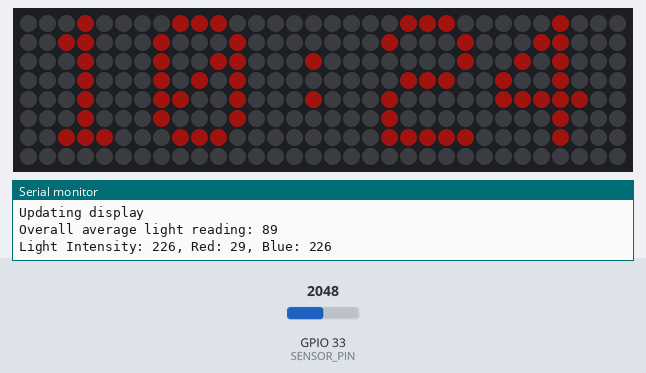
Simulated run of this program. Board: ESP32. On the bench: 32×8 RGB LED matrix (first LED top left, wired row by row), the last lines printed to the serial monitor. The test bench sets the inputs (shaded band); at power-on: GPIO 33 (SENSOR_PIN) = 2048. Dim RGB values are drawn brighter than linear; WiFi joins after 1.5 s; servers stay silent unless stated; the local clock reads 2024-03-15 10:24:30 at power-on unless the program sets it.

Above: at 4.68 s.
At 5.1 s:
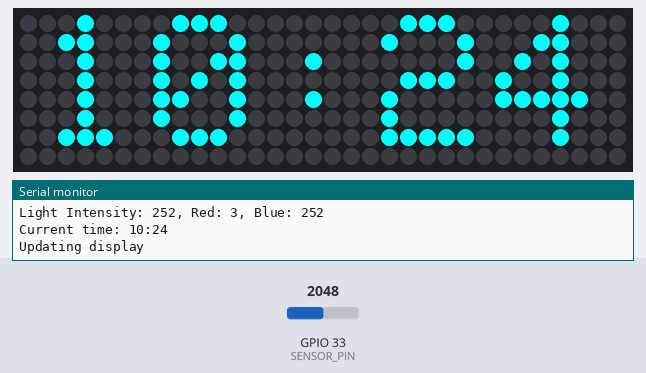
At 30.2 s:
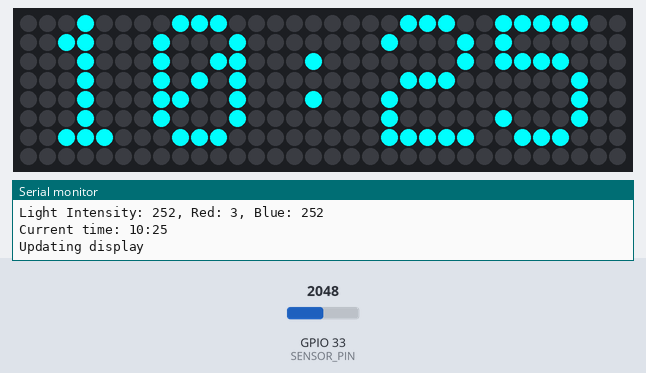

Measured:
- what the display in image 1 shows lasts 25.1 s, from 5.0 s to 30.1 s

The program:

main.cpp
```cpp
#ifndef PSTR
 #define PSTR // Make Arduino Due happy
#endif

#include "common.h"


#include "LightSensor.h"
#include "TimeNTC.h"

#include "WifiRetry.h"
#include "DisplayStuff.h"
#include "BootupAnimation.h"

#include "ErrorState.h"

#include <ArduinoOTA.h>
#include <ESPmDNS.h>

ErrorState errorState;


void lightSensorTask(void* parameter) {
    while (true) {
        Light();
        vTaskDelay(200 / portTICK_PERIOD_MS);
    }
}


    bool isWifiConnected = false;


void setup() {


    Serial.begin(115200);
    // Initialize the NeoMatrix display
    matrix.begin();
    matrix.setTextWrap(false);
    matrix.setBrightness(20); // Set the brightness to a moderate level
    //OTA();

    // Play the bootup animation
    bootupAnimation();
    // Connect to WiFi
    WiFi.begin(ssid, password);
    while (WiFi.status() != WL_CONNECTED) {
        delay(1000);
        Serial.println("Connecting to WiFi...");
    }
    Serial.println("Connected to WiFi");
    isWifiConnected = true;
    Serial.printf("IP Address: %s\n", WiFi.localIP().toString().c_str());
    // Configure time
    configTime(gmtOffset_sec, daylightOffset_sec, ntpServer);
    // Initialize the RTC
    configTime(gmtOffset_sec, daylightOffset_sec, ntpServer);
    getLocalTime(&timeinfo);
    // Load the fallback time from the RTC
    fallbackHour = timeinfo.tm_hour;
    fallbackMinute = timeinfo.tm_min;
        // Create a new task for WiFi reconnection
        xTaskCreate(
            WiFiReconnectTask,   // Function to be called
            "WiFiReconnect",     // Name of the task
            4096,                // Stack size (in words)
            NULL,                // Parameter to pass to the function
            1,                   // Priority (higher number is higher priority)
            NULL                 // Task handle (not needed in this case)
        );

        xTaskCreate(
        lightSensorTask,   // Function to be called
        "LightSensor",     // Name of the task
        4096,              // Stack size (in words)
        NULL,              // Parameter to pass to the function
        2,                 // Priority (higher number is higher priority)
        NULL               // Task handle (not needed in this case)
    );

        errorState.setErrorHandler(ErrorCode::WIFI_DISCONNECTED, [](ErrorCode code) {
        // Handle WiFi disconnection error
        Serial.println("WiFi disconnected");
    });

    errorState.setErrorHandler(ErrorCode::TIME_NOT_SYNCED, [](ErrorCode code) {
        // Handle time not synced error
        Serial.println("Time not synced");
    });


//ArduinoOTA.setPassword(OTA_PASSWORD);
//ArduinoOTA.setHostname(OTA_HOSTNAME);
ArduinoOTA.onStart([]() {
  String type;
  if (ArduinoOTA.getCommand() == U_FLASH)
    type = "sketch";
  else // U_SPIFFS
    type = "filesystem";
  // NOTE: if updating SPIFFS this would be the place to unmount SPIFFS using SPIFFS.end()
  Serial.println("Start updating " + type);
});
ArduinoOTA.onEnd([]() {
  Serial.println("\nEnd");
});
ArduinoOTA.onProgress([](unsigned int progress, unsigned int total) {
  Serial.printf("Progress: %u%%\r", (progress / (total / 100)));
});
ArduinoOTA.onError([](ota_error_t error) {
  Serial.printf("Error[%u]: ", error);
  if (error == OTA_AUTH_ERROR) Serial.println("Auth Failed");
  else if (error == OTA_BEGIN_ERROR) Serial.println("Begin Failed");
  else if (error == OTA_CONNECT_ERROR) Serial.println("Connect Failed");
  else if (error == OTA_RECEIVE_ERROR) Serial.println("Receive Failed");
  else if (error == OTA_END_ERROR) Serial.println("End Failed");
});
ArduinoOTA.begin();


  matrix.fillScreen(0); // Clear the display
}


void loop() {
    time();
    if (hour != previousHour || minute != previousMinute) {
        displayUpdateRequired = true;
        previousHour = hour;
        previousMinute = minute;
    }

    if (lightIntensity != previousLightIntensity) {
        displayUpdateRequired = true;
        previousLightIntensity = lightIntensity;
    }

    Display();
    errorState.checkForErrors();


    static unsigned long lastFallbackUpdate = 0;
    if (millis() - lastFallbackUpdate >= fallbacktimeupdate) { // Update fallback time every hour
        updateFallbackTime();
        lastFallbackUpdate = millis();


    }


    ArduinoOTA.handle();


    delay(loopdelay);
}
```

BootupAnimation.h
```cpp
#include "common.h"


void bootupAnimation() {
  // Play a simple animation with bouncing dots
  int x = 0, y = 0, dx = 1, dy = 1;
  for (int i = 0; i < 40; i++) {
    matrix.fillScreen(0);
    matrix.drawPixel(x, y, matrix.Color(128, 128, 128));
    matrix.show();
    delay(50);
    x += dx;
    y += dy;
    if (x <= 0 || x >= matrix.width() - 1) {
      dx *= -1;
    }
    if (y <= 0 || y >= matrix.height() - 1) {
      dy *= -1;
    }
  }
  // Clear the display after the animation
  matrix.fillScreen(0);
  matrix.show();
}
```

DisplayStuff.h
```cpp
#include "common.h"


int previousHour = -1;
int previousMinute = -1;
int previousBrightness = -1;
int previousLightIntensity = -1;

void Display() {
    if (displayUpdateRequired) {
        int Brightness = map(lightIntensity, 0, 255, 5, brightnessofdisplay);


            Serial.println("Updating display");

            matrix.setBrightness(Brightness);

            previousHour = hour;
            previousMinute = minute;
            previousBrightness = Brightness;

            matrix.fillScreen(0);  // Clear the screen
            matrix.setCursor(1, 0);  // Set the cursor position to the top-left corner
            matrix.setTextSize(1.175);
            matrix.setTextColor(matrix.Color(red, blue, blue));  // Set the text color

            if (!matrix.printf("%02d:%02d\n", hour, minute)) {
                // Display update failed
                Serial.println("Display update failed.");
                // Add a fallback display mechanism, such as a blinking error message
                matrix.fillScreen(0);
                matrix.setCursor(1, 0);
                matrix.setTextColor(matrix.Color(255, 0, 0));
                matrix.printf("DISP ERR\n");
                matrix.show();
            } else {
                matrix.show();  // Update the display
            }

            displayUpdateRequired = false;

    } else {
        // No update required, skip the function
        Serial.println("No display update required. Skipping function.");
    }}
```

Errorstate.h
```cpp
#ifndef ERRORSTATE_H
#define ERRORSTATE_H

#include <functional>
#include <map>

#include "common.h"

// Error codes
enum class ErrorCode {
    NONE,
    WIFI_DISCONNECTED,
    TIME_NOT_SYNCED
};

// Error handler callback type
using ErrorHandlerCallback = std::function<void(ErrorCode)>;

class ErrorState {
public:
    ErrorState() {
        // Initialize error handler callbacks
        _errorHandlers[ErrorCode::WIFI_DISCONNECTED] = nullptr;
        _errorHandlers[ErrorCode::TIME_NOT_SYNCED] = nullptr;
    }

    void checkForErrors() {
        // Check for WiFi connection
        if (WiFi.status() != WL_CONNECTED) {
            setError(ErrorCode::WIFI_DISCONNECTED);
        } else {
            clearError(ErrorCode::WIFI_DISCONNECTED);
        }

        // Check for time sync
        time_t now;
        time(&now);
        if (now < 1609459200) { // January 1, 2021
            setError(ErrorCode::TIME_NOT_SYNCED);
        } else {
            clearError(ErrorCode::TIME_NOT_SYNCED);
        }
    }

    void setErrorHandler(ErrorCode code, ErrorHandlerCallback callback) {
        _errorHandlers[code] = callback;
    }

private:
    void setError(ErrorCode code) {
        if (!_errorFlags[code]) {
            _errorFlags[code] = true;
            if (_errorHandlers[code]) {
                _errorHandlers[code](code);
            }
        }
    }

    void clearError(ErrorCode code) {
        if (_errorFlags[code]) {
            _errorFlags[code] = false;
        }
    }

    std::map<ErrorCode, bool> _errorFlags;
    std::map<ErrorCode, ErrorHandlerCallback> _errorHandlers;
};

#endif // ERRORSTATE_H
```

LightSensor.h
```cpp
// LightSensor.h


#include "common.h"


float emaAlpha = 0.15; // Smoothing factor for the EMA (between 0 and 1)
int emaAverage = 0; // Exponential moving average of the light sensor readings

int         light;
int lightHistory[LIGHT_HISTORY_SIZE];
int lightHistoryIndex = 0;


void Light() {
    int sum = 0;
    int validReadings = 0;
    static int errorCount = 0;

    for (int i = 0; i < 5; i++) { // Take 5 readings
        int rawinputlight = analogRead(SensorPin);

        if (rawinputlight < 0 || rawinputlight > 4095) { // Check if the reading is within the valid range
            errorCount++;
            // Light sensor error, use a fallback value
            emaAverage = emaAverage * (1 - emaAlpha) + 450 * emaAlpha; // Use a fallback value of 450 (mid-range)
            Serial.printf("Light sensor error, using fallback value. Error count: %d\n", errorCount);
        } else {
            sum += rawinputlight;
            validReadings++;
        }
        delay(10); // Delay to allow the sensor to stabilize
    }

     if (validReadings > 0) {
        int average = sum / validReadings;

        // Compute the exponential moving average
        emaAverage = emaAverage * (1 - emaAlpha) + average * emaAlpha;

        // Adjust the EMA factor based on the difference between the current reading and the EMA
        int difference = abs(average - emaAverage);
        if (difference > 100) { // Adjust the threshold as needed
            emaAlpha = constrain(emaAlpha + 0.01, 0.01, 0.3); // Increase the EMA factor
        } else if (difference < 50) { // Adjust the threshold as needed
            emaAlpha = constrain(emaAlpha - 0.01, 0.01, 0.3); // Decrease the EMA factor
        }

        // Add the new reading to the history
        lightHistory[lightHistoryIndex] = emaAverage;
        lightHistoryIndex = (lightHistoryIndex + 1) % LIGHT_HISTORY_SIZE;

        // Compute the average of the last 10 readings
        sum = 0;
        for (int i = 0; i < LIGHT_HISTORY_SIZE; i++) {
            sum += lightHistory[i];
        }
        int overallAverage = sum / LIGHT_HISTORY_SIZE;

        // Print the overall average light reading
        Serial.printf("Overall average light reading: %d\n", overallAverage);

        if (overallAverage > (maxreading-1)) {
            overallAverage = (maxreading-1);
        }

        lightIntensity = map(overallAverage, 0, maxreading, 0, 255);

        // Update red and blue based on lightIntensity
        red = 255 - lightIntensity;
        blue = lightIntensity;

        // Ensure the sum of red and blue is always 255
        if (red + blue > 255) {
            red = 255;
            blue = 0;
        }

        Serial.printf("Light Intensity: %d, Red: %d, Blue: %d\n", lightIntensity, red, blue);
    } else {
        // No valid readings, use the fallback value
        Serial.printf("No valid light sensor readings. Using fallback value. Error count: %d\n", errorCount);
    }
}
```

TimeNTC.h
```cpp
#include "common.h"

struct tm timeinfo;


void time() {
    static int failedAttempts = 0;
    if (getLocalTime(&timeinfo)) {
        hour = timeinfo.tm_hour;
        minute = timeinfo.tm_min;
        Serial.printf("Current time: %02d:%02d\n", hour, minute);
        failedAttempts = 0; // Reset the failed attempts counter
    } else {
        failedAttempts++;
        Serial.printf("Failed to obtain time from NTP server. Using fallback time. Failed attempts: %d\n", failedAttempts);
        hour = fallbackHour;
        minute = fallbackMinute;


    }
}


void updateFallbackTime() {
    time_t now;
    time(&now);
    struct tm* localTime = localtime(&now);
    fallbackHour = localTime->tm_hour;
    fallbackMinute = localTime->tm_min;
}
```

WifiRetry.h
```cpp
#include "common.h"


void WiFiReconnectTask(void* parameter) {
    int retryDelay = 1000; // Initial delay of 1 second
    const int maxRetryDelay = 60000; // Maximum delay of 1 minute
    int connectionLossCount = 0;


    while (true) {
        if (WiFi.status() != WL_CONNECTED) {
            connectionLossCount++;
            Serial.printf("WiFi disconnected. Attempting to reconnect... Connection loss count: %d\n", connectionLossCount);


            WiFi.reconnect();
            unsigned long startTime = millis();
            const unsigned long timeout = 10000; // 10 seconds


            while (WiFi.status() != WL_CONNECTED) {
                if (millis() - startTime > timeout) {
                    Serial.println("Failed to reconnect to WiFi. Retrying...");
                    break;
                }
                vTaskDelay(retryDelay / portTICK_PERIOD_MS);
                Serial.print(".");
            }


            if (WiFi.status() == WL_CONNECTED) {
                Serial.println("WiFi reconnected.");
                connectionLossCount = 0; // Reset the connection loss count
                retryDelay = 1000; // Reset the retry delay


                // Clear the warning message on the matrix
                matrix.fillScreen(0);
                matrix.show();
            } else {
                Serial.println("Failed to reconnect to WiFi.");
                retryDelay *= 2; // Double the retry delay
                if (retryDelay > maxRetryDelay) {
                    retryDelay = maxRetryDelay; // Cap the retry delay at the maximum
                }
            }
        }
        vTaskDelay(10000 / portTICK_PERIOD_MS); // Check WiFi connection every 10 seconds
    }
}
```

common.h
```cpp
#ifndef COMMON_H
#define COMMON_H

#include <Arduino.h>
#include <WiFi.h>
#include "time.h"
#include <Adafruit_GFX.h>
#include <Adafruit_NeoMatrix.h>
#include <Adafruit_NeoPixel.h>
#include "esp_timer.h"
#include <freertos/FreeRTOS.h>
#include <freertos/task.h>
#include "config.h"


// config.h

#define EMA_ALPHA 0.15


int previousbrightness = 0; // Initialize with default values
int previousminute = 0;

int blue, red, green;
int lightIntensity = 0;
void WiFiReconnectTask(void* parameter);

const char* ssid = WIFI_SSID;
const char* password = WIFI_PASSWORD;
const char* ntpServer = NTP_SERVER;
const long gmtOffset_sec = GMT_OFFSET;
const int daylightOffset_sec = DAYLIGHT_OFFSET;

const int fallbacktimeupdate = FALLBACKTIMEUPDATE;

bool Softerror = false;
bool Harderror = false;

const float emalimmitMAX = EMACALIBRATIONMAX;
const float emalimmitMIN = EMACALIBRATIONMIN;

const int loopdelay = UPDATESPEED;

int fallbackHour, fallbackMinute;
const int DisplayPin = DISPLAY_PIN;
const int SensorPin = SENSOR_PIN;
int hour, minute;

const int brightnessofdisplay = BRIGHTNESS;

const int numreadings = NUMBEROFREADINGSPERREADING;

const int maxreading = MAXACTUALLIGHT;

bool displayUpdateRequired = true;

Adafruit_NeoMatrix matrix = Adafruit_NeoMatrix(32, 8, DisplayPin, NEO_MATRIX_TOP + NEO_MATRIX_LEFT + NEO_MATRIX_COLUMNS + NEO_MATRIX_ZIGZAG, NEO_GRB + NEO_KHZ800);

#endif // COMMON_H
```

Config.h
```cpp
//Pins
#define SENSOR_PIN 33//the pin you have connected to the analog light sensor

#define DISPLAY_PIN 32//the pin you have connected to the nanoleaf matrix


//WIFI
#define WIFI_SSID "33bGuest"//Your ssid

#define WIFI_PASSWORD "Holmsteen"//Your password

//#define OTA_PASSWORD "password"

//#define OTA_HOSTNAME "hostname"


//TIME

#define GMT_OFFSET 3600//Offset from GMT(time zone)(number is in seconds(3600=1h))

#define DAYLIGHT_OFFSET 3600//Daylight saving(number is in seconds(3600=1h))

#define NTP_SERVER "pool.ntp.org"//Don't change this unless you know what youre doing


//LIGHT

#define LIGHT_HISTORY_SIZE 10

#define EMACALIBRATIONMIN 0.01

#define EMACALIBRATIONMAX 0.3

#define NUMBEROFREADINGSPERREADING 5

#define MAXACTUALLIGHT 100

//DISPLAY

#define BRIGHTNESS 255


//MISC

#define UPDATESPEED 200

#define FALLBACKTIMEUPDATE 3600000
```
